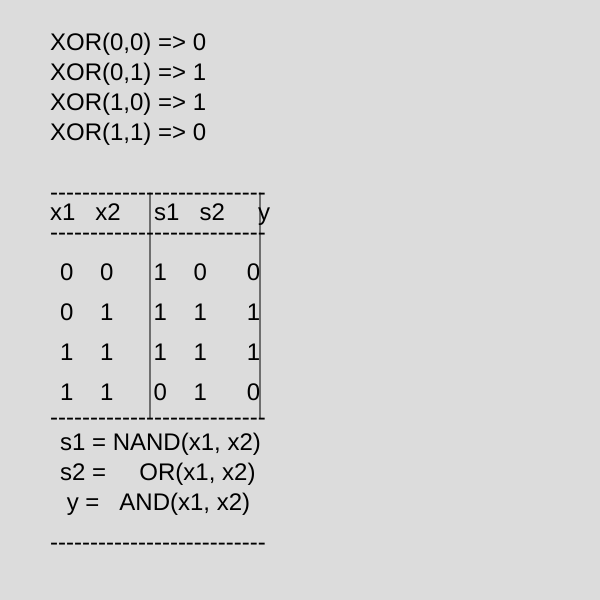
Frame 1 (no input)
Frame 60 (no input): identical to frame 1, image omitted
Frame 120 (the mouse pressed at the canvas centre since frame 60): identical to frame 1, image omitted

The p5.js sketch that drew this single still picture (run headless with seeded random() and noise() and a simulated clock; from frame 60 on, the mouse is pressed at the canvas centre):

// p5.js sketch
// ── sketch.js
function setup() {
  createCanvas(600, 600);
}

function draw() {
  background(220);
  textSize(24);
  text('XOR(0,0) => '+XOR(0,0), 50, 50);
  text('XOR(0,1) => '+XOR(0,1), 50, 80);
  text('XOR(1,0) => '+XOR(1,0), 50, 110);
  text('XOR(1,1) => '+XOR(1,1), 50, 140);
  text('---------------------------', 50, 200);
  text('---------------------------', 50, 240);
  text('---------------------------', 50, 550);
  text('---------------------------', 50, 425);
  text('x1   x2     s1   s2     y',50,220);
  text('0    0      1    0      0',60,280);
  text('0    1      1    1      1',60,320);
  text('1    1      1    1      1',60,360);
  text('1    1      0    1      0',60,400);
  text('s1 = NAND(x1, x2)',60,450);
  text('s2 =     OR(x1, x2)',60,480);
  text(' y =   AND(x1, x2)',60,510);
  line(150,193,150,418);
  line(260,193,260,418);
  
}


function XOR(x1, x2){
  let s1 = NAND(x1, x2);
  let s2 = OR(x1, x2);
  let y = AND(s1, s2);
  return y;
}


function AND(x1, x2){
  let w1 = 0.5;
  let w2 = 0.5;
  let bais = -0.7;
  let value = x1*w1+x2*w2+bais;
  if(value <= 0){
    return 0;
  }else{
    return 1;
  }
}


function NAND(x1, x2){
  let w1 = -0.5;
  let w2 = -0.5;
  let bais = 0.7;
  let value = x1*w1+x2*w2+bais;
  if(value <=0){
    return 0;
  }else{
    return 1;
  }
}


function OR(x1, x2){
  let w1 = 0.5;
  let w2 = 0.5;
  let bais = -0.2;
  let value = x1*w1+x2*w2+bais;
  if(value <= 0){
    return 0;
  }else{
    return 1;
  }
}
